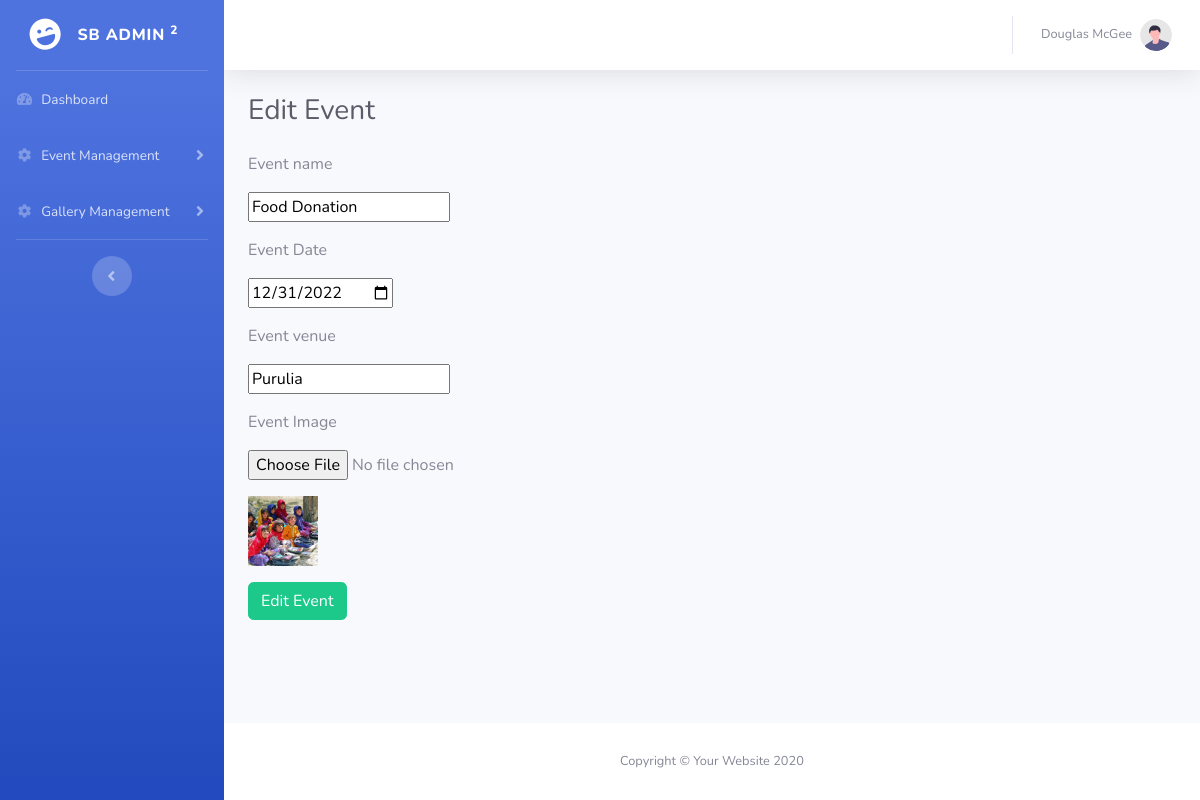
The page /admin/edit_event.php?id=1 (signed in) on the database its author committed.
### tables this page shows
CREATE TABLE `events` (
  `event_id` int(11) NOT NULL,
  `event_name` varchar(500) NOT NULL,
  `event_date` date NOT NULL,
  `event_venue` varchar(500) NOT NULL,
  `event_image` varchar(500) NOT NULL
);

### admin/edit_event.php (the view, shortened to what this page needs)
<?php
include("inc/db.php");
?>
<!DOCTYPE html>
<html lang="en">
<head>
    <link href="vendor/fontawesome-free/css/all.min.css" rel="stylesheet" type="text/css">
    <link href="css/sb-admin-2.min.css" rel="stylesheet">
</head>
<body id="page-top">
    <div id="wrapper">
        <?php include("inc/menu.php"); ?>
        <div id="content-wrapper" class="d-flex flex-column">
            <div id="content">
               <?php include("inc/top.php"); ?>
                <div class="container-fluid">
                    <h1 class="h3 mb-4 text-gray-800">Edit Event</h1>
                    <?php
                     $eid=$_GET['id'];
       $sel="SELECT * FROM events WHERE event_id='$eid'";
        $rs=$con->query($sel);
        $row=$rs->fetch_assoc();
                   ?>
                    <form action="upd_event.php" method="post" enctype="multipart/form-data"  >
                      <p>Event name</p>
                      <p><input type="text" name="event_name" value="<?php echo $row['event_name']; ?>" /></p>
                      <p>Event Date</p>
                      <p><input type="date" name="event_date" value="<?php echo $row['event_date']; ?>" /></p>
                      <p>Event venue</p>
                      <p><input type="text" name="event_venue" value="<?php echo $row['event_venue']; ?>" /></p>
                      <p>Event Image</p>
                      <p><input type="file" name="event_image" /></p>
                      <p><img style="width:70px" src="../event_photo/<?php echo $row['event_image']; ?>"/></p>
                      <p><input type="submit" name="save" value="Edit Event" class="btn btn-success" /></p>
                    </form>
                </div>
            </div>
           <?php  include("inc/footer.php"); ?>
        </div>
    </div>
</body>
</html>

### rows shown on the page
events: event_name "Food Donation", event_date "12/31/2022", event_venue "Purulia", event_image (picture)
